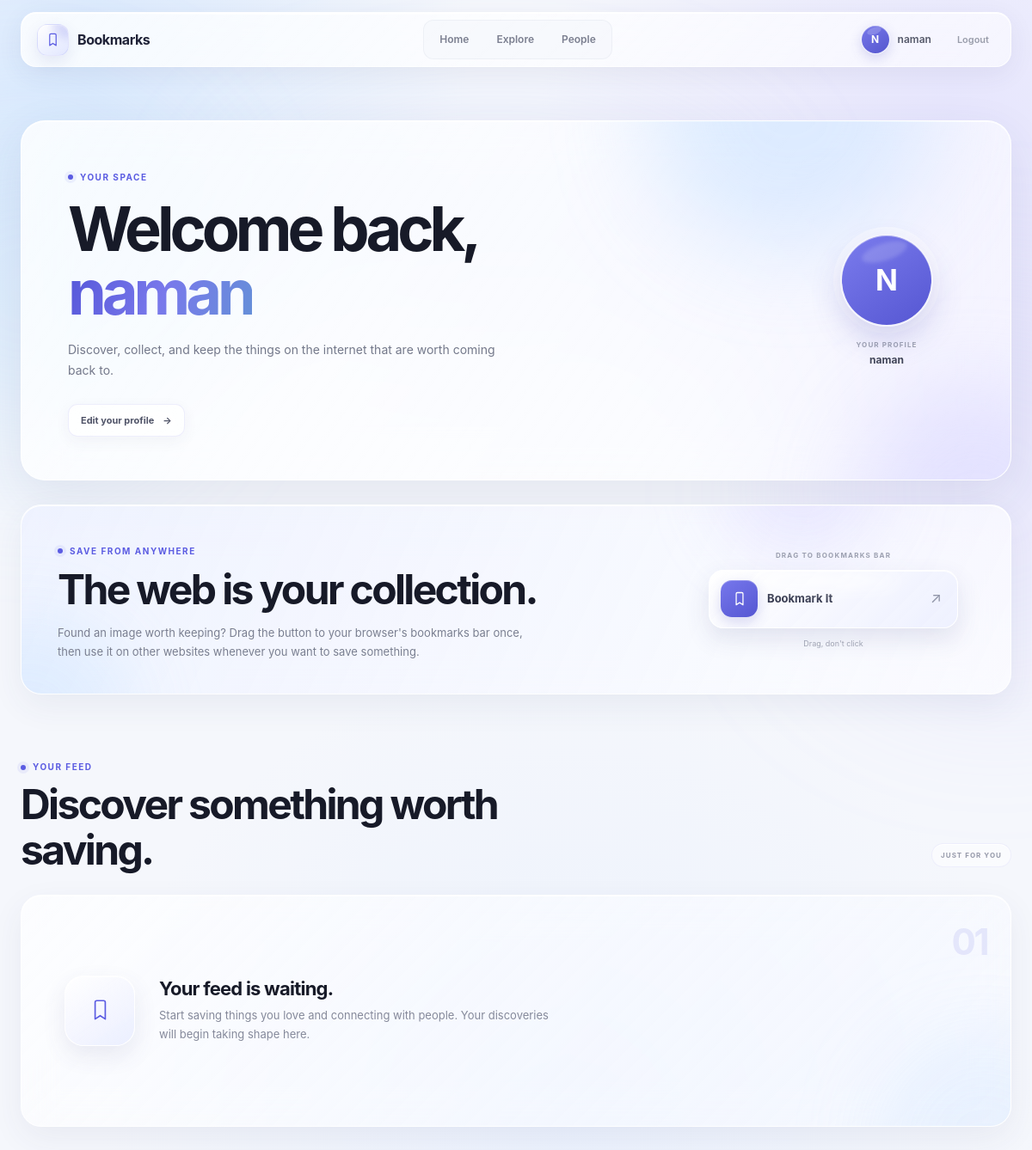
The app's page / (signed in), older data.
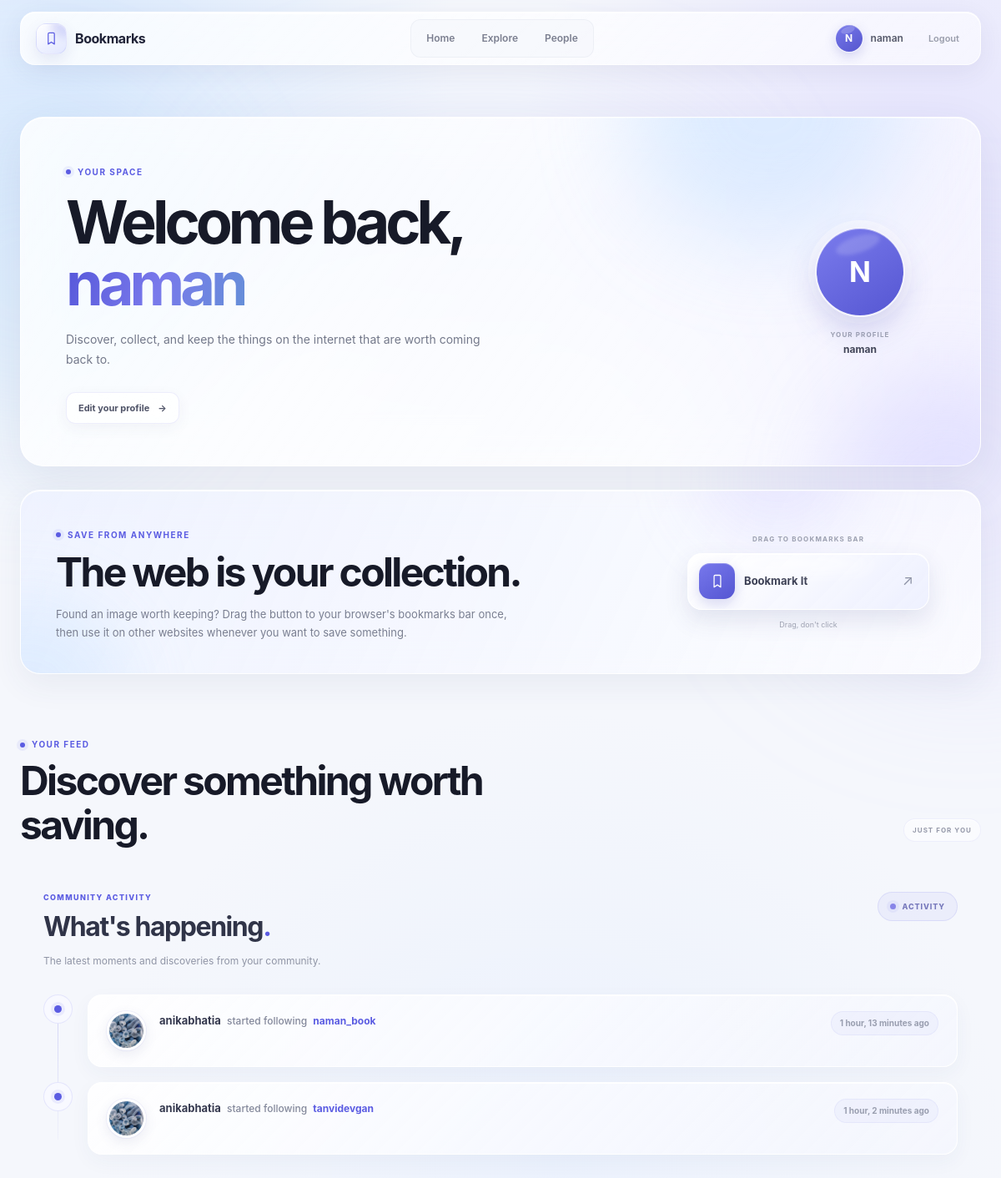
The same page, newer data.
### actions/models.py (models this page shows)
class Action(models.Model):
    user = models.ForeignKey(settings.AUTH_USER_MODEL,related_name='actions',on_delete=models.CASCADE)
    verb = models.CharField(max_length=255)
    created = models.DateTimeField(default=timezone.now)
    target_ct = models.ForeignKey(
        ContentType,
        blank=True,
        null=True,
        related_name='target_obj',
        on_delete=models.CASCADE
    )
    target_id = models.PositiveIntegerField(null=True,blank=True)
    target = GenericForeignKey('target_ct','target_id')
    class Meta:
        indexes = [
            models.Index(fields=['-created']),
            models.Index(fields=['target_ct','target_id'])
        ]
        ordering = ['created']

### account/models.py (models this page shows, shortened)
class Profile(models.Model):
    user = models.OneToOneField(settings.AUTH_USER_MODEL,on_delete=models.CASCADE)
    date_of_birth = models.DateField(blank=True,null=True)
    photo = models.ImageField(upload_to='users/%Y/%m/%d',blank=True)

### account/views.py (the view)
# urls.py: path("",views.dashboard,name='home'),
@login_required
def dashboard(request):
    actions = Action.objects.exclude(user = request.user)
    following_ids = request.user.following.values_list(
        'id',flat=True
    )
    if following_ids:
        actions = actions.filter(user_id__in=following_ids)
    actions = actions.select_related('user','user__profile').prefetch_related('target')[:10]
    return render(request,'account/dashboard.html',{'section':'dashboard',
                                                    'actions':actions})

### account/templates/account/dashboard.html (shortened to what this page needs)
{% extends 'account/base.html' %}
{% block content %}
<section class="dashboard">
    <section class="dashboard-intro">
        <div class="intro-copy">
            <span class="dashboard-eyebrow">
                YOUR SPACE
            </span>
            <h1>
                Welcome back,
                <span>
                </span>
            </h1>
            <p class="intro-description">
                Discover, collect, and keep the things on the internet
                that are worth coming back to.
            </p>
            <a href="{% url 'edit' %}" class="edit-profile-link">
                Edit your profile
                <span aria-hidden="true">→</span>
            </a>
        </div>
        <div class="intro-profile-mark">
            <div class="welcome-avatar">
                {{ request.user.first_name|default:request.user.username|first|upper }}
            </div>
            <div class="profile-mark-copy">
                <span>YOUR PROFILE</span>
                <strong>
                    {{ request.user.first_name|default:request.user.username }}
                </strong>
            </div>
        </div>
    </section>
    <section class="bookmarklet-panel">
        <div class="bookmarklet-panel-copy">
            <span class="dashboard-eyebrow">
                SAVE FROM ANYWHERE
            </span>
            <h2>
                The web is your collection.
            </h2>
            <p>
                Found an image worth keeping? Drag the button to your
                browser's bookmarks bar once, then use it on other websites
                whenever you want to save something.
            </p>
        </div>
        <div class="bookmarklet-action">
            <span class="bookmarklet-instruction">
                DRAG TO BOOKMARKS BAR
            </span>
            <a
                href='javascript:{% include "account/bookmarklet_launcher.js" %}'
                class="bookmarklet-drag-button"
                title="Drag this button to your bookmarks bar"
            >
                <span class="bookmarklet-icon">
                    <svg viewBox="0 0 24 24" aria-hidden="true">
                        <path
                            d="M6.75 3.75A1.75 1.75 0 0 1 8.5 2h7A1.75
                            1.75 0 0 1 17.25 3.75V21L12 17.5 6.75
                            21V3.75Z"
                        />
                    </svg>
                </span>
                <span class="bookmarklet-button-text">
                    Bookmark It
                </span>
                <span
                    class="bookmarklet-drag-symbol"
                    aria-hidden="true"
                >
                    ↗
                </span>
            </a>
            <span class="bookmarklet-hint">
                Drag, don't click
            </span>
        </div>
    </section>
    <section class="feed-section">
        <header class="feed-heading">
            <div>
                <span class="dashboard-eyebrow">
                    YOUR FEED
                </span>
                <h2>
                    Discover something worth saving.
                </h2>
            </div>
            <span class="feed-status">
                JUST FOR YOU
            </span>
        </header>
        {% if actions %}
        <div class="dashboard-activity-stream">
            <div class="activity-stream-header">
                <div class="activity-stream-heading">
                    <span class="activity-stream-eyebrow">
                        COMMUNITY ACTIVITY
                    </span>
                    <h2>
                        What's happening<span>.</span>
                    </h2>
                    <p>
                        The latest moments and discoveries from your community.
                    </p>
                </div>
                <span class="activity-stream-live-badge">
                    <span class="activity-stream-live-dot"></span>
                    ACTIVITY
                </span>
            </div>
            <div class="activity-stream-list">
                {% for action in actions %}
                    <div class="activity-stream-item">
                        <div class="activity-stream-marker">
                            <span></span>
                        </div>
                        <div class="activity-stream-content">
                            {% include "actions/detail.html" %}
                        </div>
                    </div>
                {% endfor %}
            </div>
        </div>
        {% else %}
        <div class="empty-feed">
            <div class="empty-feed-decoration">
                <span>01</span>
            </div>
            <div class="empty-bookmark-icon">
                <svg viewBox="0 0 24 24" aria-hidden="true">
                    <path
                        d="M6.75 3.75A1.75 1.75 0 0 1 8.5 2h7A1.75
                        1.75 0 0 1 17.25 3.75V21L12 17.5 6.75
                        21V3.75Z"
                    />
                </svg>
            </div>
            <div class="empty-feed-copy">
                <h3>
                    Your feed is waiting.
                </h3>
                <p>
                    Start saving things you love and connecting with people.
                    Your discoveries will begin taking shape here.
                </p>
            </div>
        </div>
        {% endif %}
    </section>
</section>
{% endblock %}

### account/templates/account/base.html (shortened to what this page needs)
{% load static %}
<!DOCTYPE html>
<html lang="en">
<head>
    <link rel="stylesheet" href="{% static 'css/base.css' %}" type="text/css">
</head>
<body>
    <header class="topbar">
        <div class="topbar-inner">
            <a href="{% url 'home' %}" class="brand">
                <span class="brand-symbol">
                    <svg viewBox="0 0 24 24" aria-hidden="true">
                        <path d="M6.75 3.75A1.75 1.75 0 0 1 8.5 2h7A1.75 1.75 0 0 1 17.25 3.75V21L12 17.5 6.75 21V3.75Z"/>
                    </svg>
                </span>
                <span class="brand-text">Bookmarks</span>
            </a>
            {% if request.user.is_authenticated %}
                <nav class="main-nav">
                    <a href="{% url 'home' %}" class="nav-item">
                        Home
                    </a>
                    <a href="{% url 'images:list' %}" class="nav-item">
                        Explore
                    </a>
                    <a href="{% url 'user_list' %}" class="nav-item">
                        People
                    </a>
                </nav>
                <div class="user-area">
                    <a href="#" class="user-profile-link">
                        <span class="avatar">
                            {{ request.user.first_name|default:request.user.username|first|upper }}
                        </span>
                        <span class="user-name">
                            {{ request.user.first_name|default:request.user.username }}
                        </span>
                    </a>
                    <form action="{% url 'logout' %}" method="post" class="logout-form">
                        <button type="submit" class="logout-btn">
                            Logout
                        </button>
                    </form>
                </div>
            {% endif %}
        </div>
    </header>
    <main class="site-content">
        {% block content %}
        {% endblock %}
    </main>
</body>
</html>

### account/templates/account/bookmarklet_launcher.js
(function(){
    if(!window.bookmarklet){
        bookmarklet_js = document.body.appendChild(document.createElement("script"));
        bookmarklet_js.src = "https://127.0.0.1:8000/static/js/bookmarklet.js?r=" + Math.floor(Math.random()*9999999);
        window.bookmarklet = true;
    }
    else{
        bookmarklet_launch();
    }
})();

### actions/templates/actions/detail.html (shortened to what this page needs)
{% with user=action.user profile=action.user.profile %}
<article class="bookmark-activity">
    <a
        href="{{ user.get_absolute_url }}"
        class="bookmark-activity-avatar-link"
        aria-label="View {{ user.username }}'s profile"
    >
        <div class="bookmark-activity-avatar">
            {% if profile.photo %}
                <img
                    src="{{ profile.photo.url }}"
                    alt="{{ user.username }}"
                    loading="lazy"
                >
            {% else %}
                <span class="bookmark-activity-avatar-fallback">
                    {{ user.username|first|upper }}
                </span>
            {% endif %}
        </div>
    </a>
    <div class="bookmark-activity-body">
        <div class="bookmark-activity-top">
            <div class="bookmark-activity-description">
                <a
                    href="{{ user.get_absolute_url }}"
                    class="bookmark-activity-username"
                >
                    {{ user.username }}
                </a>
                <span class="bookmark-activity-verb">
                    {{ action.verb }}
                </span>
                {% if action.target %}
                    {% with target=action.target %}
                        <a
                            href="{{ target.get_absolute_url }}"
                            class="bookmark-activity-target-link"
                        >
                            {{ target }}
                        </a>
                    {% endwith %}
                {% endif %}
            </div>
            <span class="bookmark-activity-time">
                {{ action.created|timesince }} ago
            </span>
        </div>
    </div>
</article>
{% endwith %}

Row changes from the older to the newer data that the page shows:
added Action: user.profile.photo (picture), user.username "anikabhatia", verb "started following", target "naman_book", created "1 hour, 13 minutes"
added Action: user.profile.photo (picture), user.username "anikabhatia", verb "started following", target "tanvidevgan", created "1 hour, 2 minutes"
Text that changed along with them:
text no longer shown: "01 Your feed is waiting. Start saving things you love and connecting with people. Your discoveries will begin taking shape here."
text now shown: "COMMUNITY ACTIVITY What's happening . The latest moments and discoveries from your community. ACTIVITY"
